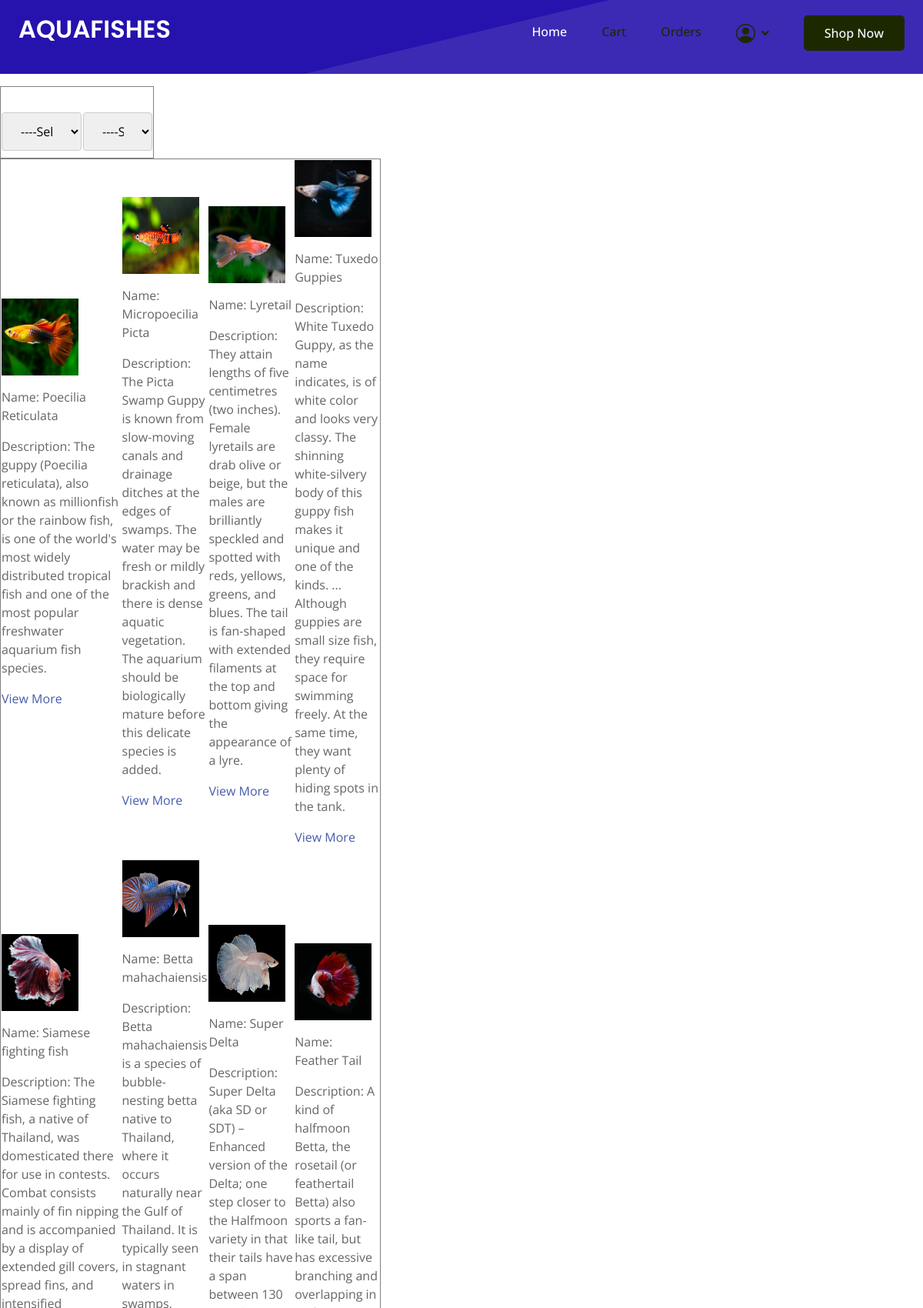
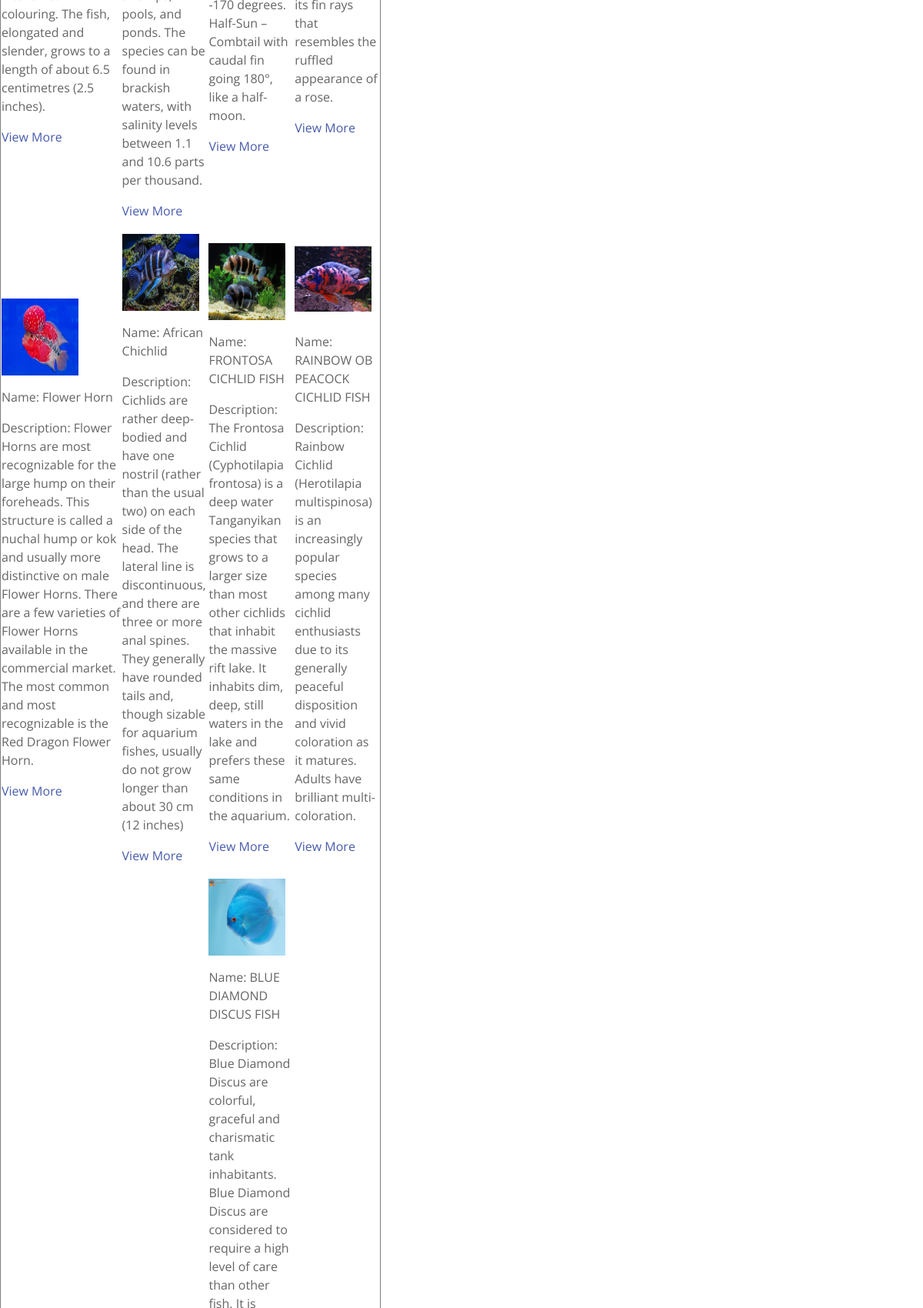
Page /User/searchprod.php (signed in, upper part) on the committed database (2 pictures, top to bottom).
### tables this page shows
CREATE TABLE `tbl_product` (
  `product_id` int(11) NOT NULL,
  `product_name` varchar(50) NOT NULL,
  `product_price` varchar(50) NOT NULL,
  `product_photo` varchar(50) NOT NULL,
  `product_description` varchar(1000) NOT NULL,
  `subcategory_id` int(11) NOT NULL
);

### User/searchprod.php (the view, shortened to what this page needs)
<?php include('../Assets/Connection/Connection.php');
include("Head.php");
?>
<!DOCTYPE html PUBLIC "-//W3C//DTD XHTML 1.0 Transitional//EN" "http://www.w3.org/TR/xhtml1/DTD/xhtml1-transitional.dtd">
<html xmlns="http://www.w3.org/1999/xhtml">
<head>
</head>
<body>
<form id="form1" name="form1" method="post" action="">
  <table width="200" border="1">
    <tr>
      <td><label for="sel_category"></label>
        <select name="sel_category" id="sel_category" onchange="getSubCategory(this.value),Search(this.value,0)">
        <option>----Select----</option>
      </select></td>
      <td><label for="sel_subcategory"></label>
         <select name="sel_subCat" id="sel_subCat" onchange="Search(document.getElementById('sel_category').value,this.value)">
        <option>----Select-----</option>
      </select></td>
    </tr>
  </table>
  <div id="mydiv">
  <table width="200" border="1">
    <tr>
     <?php
	 $selQuery = "SELECT * FROM tbl_product p inner join tbl_subcategory s on p.subcategory_id=s.subcategory_id ";
	$row=$conn->query($selQuery);
	$i = 0;
	while($data=$row->fetch_assoc())
	{
		$i++;
	?>
      <td>
    <p><img src="../Assets/Files/Product/<?php echo $data["product_photo"]?>" height="100" width="100" /></p>
    <p> Name: <?php echo $data["product_name"]?></p>
    <p> Description: <?php echo $data["product_description"]?></p>
     <p><a href="searchview.php?pid=<?php echo $data1['product_id']?>">View More</a></p></td>
    <?php
	if($i==4)
	{
		echo"</tr>";
		$i=0;
		echo"<tr>";
	}
	}
	?>
      </tr>
  </table>
   </div>
</form>
</body>
<?php
include("Foot.php");
?>
</html>

### Assets/Template/Form.css (style rules this page uses)
input[type=text],[type=password],[type=email],[type=date], select { width: 100%; padding: 12px 20px; margin: 8px 0; display: inline-block; border: 1px solid #ccc; border-radius: 4px; box-sizing: border-box; }

### rows in the picture
tbl_product: product_photo (picture), product_name "Poecilia Reticulata", product_description "The guppy (Poecilia reticulata), also known as millionfish or the rainbow fish, is one of the world's most widely distributed tropical fish and one of the most popular freshwater aquarium fish species."
tbl_product: product_photo (picture), product_name "Micropoecilia Picta", product_description "The Picta Swamp Guppy is known from slow-moving canals and drainage ditches at the edges of swamps. The water may be fresh or mildly brackish and there is dense aquatic vegetation. The aquarium should be biologically mature before this delicate species is added."
tbl_product: product_photo (picture), product_name "Lyretail", product_description "They attain lengths of five centimetres (two inches). Female lyretails are drab olive or beige, but the males are brilliantly speckled and spotted with reds, yellows, greens, and blues. The tail is fan-shaped with extended filaments at the top and bottom giving the appearance of a lyre."
tbl_product: product_photo (picture), product_name "Tuxedo Guppies", product_description "White Tuxedo Guppy, as the name indicates, is of white color and looks very classy. The shinning white-silvery body of this guppy fish makes it unique and one of the kinds. ... Although guppies are small size fish, they require space for swimming freely. At the same time, they want plenty of hiding spots in the tank."
tbl_product: product_photo (picture), product_name "Siamese fighting fish", product_description "The Siamese fighting fish, a native of Thailand, was domesticated there for use in contests. Combat consists mainly of fin nipping and is accompanied by a display of extended gill covers, spread fins, and intensified colouring. The fish, elongated and slender, grows to a length of about 6.5 centimetres (2.5 inches)."
tbl_product: product_photo (picture), product_name "Betta mahachaiensis", product_description "Betta mahachaiensis is a species of bubble-nesting betta native to Thailand, where it occurs naturally near the Gulf of Thailand. It is typically seen in stagnant waters in swamps, pools, and ponds. The species can be found in brackish waters, with salinity levels between 1.1 and 10.6 parts per thousand."
tbl_product: product_photo (picture), product_name "Super Delta", product_description "Super Delta (aka SD or SDT) – Enhanced version of the Delta; one step closer to the Halfmoon variety in that their tails have a span between 130 -170 degrees. Half-Sun – Combtail with caudal fin going 180°, like a half-moon."
tbl_product: product_photo (picture), product_name "Feather Tail", product_description "A kind of halfmoon Betta, the rosetail (or feathertail Betta) also sports a fan-like tail, but has excessive branching and overlapping in its fin rays that resembles the ruffled appearance of a rose."
tbl_product: product_photo (picture), product_name "Flower Horn", product_description "Flower Horns are most recognizable for the large hump on their foreheads. This structure is called a nuchal hump or kok and usually more distinctive on male Flower Horns. There are a few varieties of Flower Horns available in the commercial market. The most common and most recognizable is the Red Dragon Flower Horn."
tbl_product: product_photo (picture), product_name "African Chichlid", product_description "Cichlids are rather deep-bodied and have one nostril (rather than the usual two) on each side of the head. The lateral line is discontinuous, and there are three or more anal spines. They generally have rounded tails and, though sizable for aquarium fishes, usually do not grow longer than about 30 cm (12 inches)"
tbl_product: product_photo (picture), product_name "FRONTOSA CICHLID FISH", product_description "The Frontosa Cichlid (Cyphotilapia frontosa) is a deep water Tanganyikan species that grows to a larger size than most other cichlids that inhabit the massive rift lake. It inhabits dim, deep, still waters in the lake and prefers these same conditions in the aquarium."
tbl_product: product_photo (picture), product_name "RAINBOW OB PEACOCK CICHLID FISH", product_description "Rainbow Cichlid (Herotilapia multispinosa) is an increasingly popular species among many cichlid enthusiasts due to its generally peaceful disposition and vivid coloration as it matures. Adults have brilliant multi-coloration."
tbl_product: product_photo (picture), product_name "BLUE DIAMOND DISCUS FISH"
